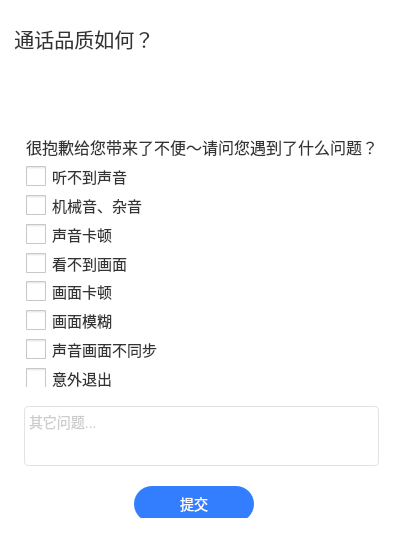
<?xml version="1.0" encoding="UTF-8"?>
<ui version="4.0">
 <class>NESuggestTipWidget</class>
 <widget class="QWidget" name="NESuggestTipWidget">
  <property name="geometry">
   <rect>
    <x>0</x>
    <y>0</y>
    <width>400</width>
    <height>538</height>
   </rect>
  </property>
  <property name="minimumSize">
   <size>
    <width>400</width>
    <height>0</height>
   </size>
  </property>
  <property name="maximumSize">
   <size>
    <width>400</width>
    <height>16777215</height>
   </size>
  </property>
  <property name="windowTitle">
   <string>Form</string>
  </property>
  <property name="styleSheet">
   <string notr="true">background-color: rgb(255, 255, 255);</string>
  </property>
  <layout class="QVBoxLayout" name="verticalLayout_5">
   <property name="spacing">
    <number>6</number>
   </property>
   <property name="leftMargin">
    <number>4</number>
   </property>
   <property name="topMargin">
    <number>24</number>
   </property>
   <property name="rightMargin">
    <number>9</number>
   </property>
   <property name="bottomMargin">
    <number>20</number>
   </property>
   <item>
    <layout class="QVBoxLayout" name="verticalLayout">
     <property name="spacing">
      <number>16</number>
     </property>
     <item>
      <widget class="QLabel" name="label">
       <property name="styleSheet">
        <string notr="true">font-family: PingFangSC-Medium;
font-size: 20px;
color: #333333;</string>
       </property>
       <property name="text">
        <string>  通话品质如何？</string>
       </property>
      </widget>
     </item>
     <item>
      <widget class="QFrame" name="frame_2">
       <property name="frameShape">
        <enum>QFrame::NoFrame</enum>
       </property>
       <property name="frameShadow">
        <enum>QFrame::Raised</enum>
       </property>
       <layout class="QHBoxLayout" name="horizontalLayout">
        <property name="spacing">
         <number>10</number>
        </property>
        <property name="leftMargin">
         <number>20</number>
        </property>
        <property name="topMargin">
         <number>0</number>
        </property>
        <property name="rightMargin">
         <number>0</number>
        </property>
        <property name="bottomMargin">
         <number>0</number>
        </property>
        <item>
         <spacer name="horizontalSpacer">
          <property name="orientation">
           <enum>Qt::Horizontal</enum>
          </property>
          <property name="sizeHint" stdset="0">
           <size>
            <width>13</width>
            <height>47</height>
           </size>
          </property>
         </spacer>
        </item>
        <item>
         <widget class="NEFeedbackButton" name="btnGood" native="true">
          <property name="minimumSize">
           <size>
            <width>171</width>
            <height>50</height>
           </size>
          </property>
          <property name="maximumSize">
           <size>
            <width>171</width>
            <height>50</height>
           </size>
          </property>
          <property name="cursor">
           <cursorShape>PointingHandCursor</cursorShape>
          </property>
          <property name="styleSheet">
           <string notr="true">background-color: transparent;</string>
          </property>
         </widget>
        </item>
        <item>
         <widget class="NEFeedbackButton" name="btnPoor" native="true">
          <property name="minimumSize">
           <size>
            <width>171</width>
            <height>50</height>
           </size>
          </property>
          <property name="maximumSize">
           <size>
            <width>171</width>
            <height>50</height>
           </size>
          </property>
          <property name="cursor">
           <cursorShape>PointingHandCursor</cursorShape>
          </property>
          <property name="styleSheet">
           <string notr="true">background-color: transparent;</string>
          </property>
         </widget>
        </item>
        <item>
         <spacer name="horizontalSpacer_2">
          <property name="orientation">
           <enum>Qt::Horizontal</enum>
          </property>
          <property name="sizeHint" stdset="0">
           <size>
            <width>40</width>
            <height>20</height>
           </size>
          </property>
         </spacer>
        </item>
       </layout>
      </widget>
     </item>
    </layout>
   </item>
   <item>
    <widget class="QStackedWidget" name="stackedWidget">
     <property name="currentIndex">
      <number>1</number>
     </property>
     <widget class="QWidget" name="pageGood">
      <layout class="QVBoxLayout" name="verticalLayout_3">
       <property name="spacing">
        <number>0</number>
       </property>
       <property name="leftMargin">
        <number>0</number>
       </property>
       <property name="topMargin">
        <number>0</number>
       </property>
       <property name="rightMargin">
        <number>0</number>
       </property>
       <property name="bottomMargin">
        <number>0</number>
       </property>
       <item>
        <layout class="QVBoxLayout" name="verticalLayout_2">
         <property name="topMargin">
          <number>30</number>
         </property>
         <item>
          <widget class="QFrame" name="frame_3">
           <property name="styleSheet">
            <string notr="true">background-color: rgb(85, 255, 127);</string>
           </property>
           <property name="frameShape">
            <enum>QFrame::NoFrame</enum>
           </property>
           <property name="frameShadow">
            <enum>QFrame::Raised</enum>
           </property>
           <property name="lineWidth">
            <number>10</number>
           </property>
          </widget>
         </item>
         <item>
          <spacer name="verticalSpacer">
           <property name="orientation">
            <enum>Qt::Vertical</enum>
           </property>
           <property name="sizeHint" stdset="0">
            <size>
             <width>20</width>
             <height>40</height>
            </size>
           </property>
          </spacer>
         </item>
         <item>
          <layout class="QHBoxLayout" name="horizontalLayout_2">
           <property name="spacing">
            <number>8</number>
           </property>
           <item>
            <spacer name="horizontalSpacer_4">
             <property name="orientation">
              <enum>Qt::Horizontal</enum>
             </property>
             <property name="sizeHint" stdset="0">
              <size>
               <width>40</width>
               <height>20</height>
              </size>
             </property>
            </spacer>
           </item>
           <item>
            <widget class="QLabel" name="lblIcon">
             <property name="minimumSize">
              <size>
               <width>24</width>
               <height>24</height>
              </size>
             </property>
             <property name="maximumSize">
              <size>
               <width>24</width>
               <height>24</height>
              </size>
             </property>
             <property name="styleSheet">
              <string notr="true">background-image: url(:/image/smlie-active.svg);</string>
             </property>
             <property name="text">
              <string/>
             </property>
            </widget>
           </item>
           <item>
            <widget class="QLabel" name="label_2">
             <property name="styleSheet">
              <string notr="true">font-family: PingFangSC-Regular;
font-size: 16px;
color: #333333;</string>
             </property>
             <property name="text">
              <string>感谢您的评价～</string>
             </property>
            </widget>
           </item>
           <item>
            <spacer name="horizontalSpacer_3">
             <property name="orientation">
              <enum>Qt::Horizontal</enum>
             </property>
             <property name="sizeHint" stdset="0">
              <size>
               <width>40</width>
               <height>20</height>
              </size>
             </property>
            </spacer>
           </item>
          </layout>
         </item>
         <item>
          <spacer name="verticalSpacer_2">
           <property name="orientation">
            <enum>Qt::Vertical</enum>
           </property>
           <property name="sizeHint" stdset="0">
            <size>
             <width>20</width>
             <height>40</height>
            </size>
           </property>
          </spacer>
         </item>
        </layout>
       </item>
      </layout>
     </widget>
     <widget class="QWidget" name="pagePoor">
      <widget class="QLabel" name="label_3">
       <property name="geometry">
        <rect>
         <x>10</x>
         <y>0</y>
         <width>371</width>
         <height>41</height>
        </rect>
       </property>
       <property name="styleSheet">
        <string notr="true">font-family: PingFangSC-Medium;
font-size: 16px;
color: #333333;
padding-left: 8px;</string>
       </property>
       <property name="text">
        <string>很抱歉给您带来了不便～请问您遇到了什么问题？</string>
       </property>
      </widget>
      <widget class="QTextEdit" name="textEdit">
       <property name="geometry">
        <rect>
         <x>10</x>
         <y>280</y>
         <width>365</width>
         <height>60</height>
        </rect>
       </property>
       <property name="minimumSize">
        <size>
         <width>365</width>
         <height>60</height>
        </size>
       </property>
       <property name="maximumSize">
        <size>
         <width>365</width>
         <height>60</height>
        </size>
       </property>
       <property name="styleSheet">
        <string notr="true">font-size: 14px;
color: #999999;
border: 1px solid #E1E3E6;
border-radius: 4px;
margin-left: 10px;</string>
       </property>
       <property name="placeholderText">
        <string>其它问题...</string>
       </property>
      </widget>
      <widget class="QPushButton" name="btnSave">
       <property name="geometry">
        <rect>
         <x>130</x>
         <y>360</y>
         <width>120</width>
         <height>36</height>
        </rect>
       </property>
       <property name="minimumSize">
        <size>
         <width>120</width>
         <height>36</height>
        </size>
       </property>
       <property name="maximumSize">
        <size>
         <width>120</width>
         <height>36</height>
        </size>
       </property>
       <property name="cursor">
        <cursorShape>PointingHandCursor</cursorShape>
       </property>
       <property name="styleSheet">
        <string notr="true">background: #337EFF;
border-radius: 18px;
font-family: PingFangSC-Regular;
font-size: 14px;
color: #FFFFFF;</string>
       </property>
       <property name="text">
        <string>提交</string>
       </property>
      </widget>
      <widget class="QFrame" name="frame">
       <property name="geometry">
        <rect>
         <x>0</x>
         <y>40</y>
         <width>381</width>
         <height>221</height>
        </rect>
       </property>
       <property name="frameShape">
        <enum>QFrame::NoFrame</enum>
       </property>
       <property name="frameShadow">
        <enum>QFrame::Raised</enum>
       </property>
       <layout class="QVBoxLayout" name="verticalLayout_4">
        <property name="spacing">
         <number>9</number>
        </property>
        <property name="leftMargin">
         <number>22</number>
        </property>
        <property name="topMargin">
         <number>0</number>
        </property>
        <property name="rightMargin">
         <number>0</number>
        </property>
        <property name="bottomMargin">
         <number>0</number>
        </property>
        <item>
         <widget class="QCheckBox" name="cBNoVoice">
          <property name="minimumSize">
           <size>
            <width>0</width>
            <height>20</height>
           </size>
          </property>
          <property name="maximumSize">
           <size>
            <width>16777215</width>
            <height>20</height>
           </size>
          </property>
          <property name="cursor">
           <cursorShape>PointingHandCursor</cursorShape>
          </property>
          <property name="styleSheet">
           <string notr="true">QCheckBox{
	font-family: PingFangSC-Regular;
	font-size: 15px;
	color: #333333;
}

QCheckBox::indicator {
    min-width:20px;
    min-height:20px;
    max-width:20px;
    max-height:20px;
}

QCheckBox::indicator:unchecked
{
	border-image: url(:/image/normal.png);
}

QCheckBox::indicator:checked
{
   
	border-image: url(:/image/check.png);
}</string>
          </property>
          <property name="text">
           <string>听不到声音</string>
          </property>
         </widget>
        </item>
        <item>
         <widget class="QCheckBox" name="cBMurVoice">
          <property name="minimumSize">
           <size>
            <width>0</width>
            <height>20</height>
           </size>
          </property>
          <property name="maximumSize">
           <size>
            <width>16777215</width>
            <height>20</height>
           </size>
          </property>
          <property name="cursor">
           <cursorShape>PointingHandCursor</cursorShape>
          </property>
          <property name="styleSheet">
           <string notr="true">QCheckBox{
	font-family: PingFangSC-Regular;
	font-size: 15px;
	color: #333333;
}

QCheckBox::indicator {
    min-width:20px;
    min-height:20px;
    max-width:20px;
    max-height:20px;
}

QCheckBox::indicator:unchecked
{
	border-image: url(:/image/normal.png);
}

QCheckBox::indicator:checked
{
   
	border-image: url(:/image/check.png);
}</string>
          </property>
          <property name="text">
           <string>机械音、杂音</string>
          </property>
         </widget>
        </item>
        <item>
         <widget class="QCheckBox" name="cBCatonVoice">
          <property name="minimumSize">
           <size>
            <width>0</width>
            <height>20</height>
           </size>
          </property>
          <property name="maximumSize">
           <size>
            <width>16777215</width>
            <height>20</height>
           </size>
          </property>
          <property name="cursor">
           <cursorShape>PointingHandCursor</cursorShape>
          </property>
          <property name="styleSheet">
           <string notr="true">QCheckBox{
	font-family: PingFangSC-Regular;
	font-size: 15px;
	color: #333333;
}

QCheckBox::indicator {
    min-width:20px;
    min-height:20px;
    max-width:20px;
    max-height:20px;
}

QCheckBox::indicator:unchecked
{
	border-image: url(:/image/normal.png);
}

QCheckBox::indicator:checked
{
   
	border-image: url(:/image/check.png);
}</string>
          </property>
          <property name="text">
           <string>声音卡顿</string>
          </property>
         </widget>
        </item>
        <item>
         <widget class="QCheckBox" name="cBNoVideo">
          <property name="minimumSize">
           <size>
            <width>0</width>
            <height>20</height>
           </size>
          </property>
          <property name="maximumSize">
           <size>
            <width>16777215</width>
            <height>20</height>
           </size>
          </property>
          <property name="cursor">
           <cursorShape>PointingHandCursor</cursorShape>
          </property>
          <property name="styleSheet">
           <string notr="true">QCheckBox{
	font-family: PingFangSC-Regular;
	font-size: 15px;
	color: #333333;
}

QCheckBox::indicator {
    min-width:20px;
    min-height:20px;
    max-width:20px;
    max-height:20px;
}

QCheckBox::indicator:unchecked
{
	border-image: url(:/image/normal.png);
}

QCheckBox::indicator:checked
{
   
	border-image: url(:/image/check.png);
}</string>
          </property>
          <property name="text">
           <string>看不到画面</string>
          </property>
         </widget>
        </item>
        <item>
         <widget class="QCheckBox" name="cBCatonVideo">
          <property name="minimumSize">
           <size>
            <width>0</width>
            <height>20</height>
           </size>
          </property>
          <property name="maximumSize">
           <size>
            <width>16777215</width>
            <height>20</height>
           </size>
          </property>
          <property name="cursor">
           <cursorShape>PointingHandCursor</cursorShape>
          </property>
          <property name="styleSheet">
           <string notr="true">QCheckBox{
	font-family: PingFangSC-Regular;
	font-size: 15px;
	color: #333333;
}

QCheckBox::indicator {
    min-width:20px;
    min-height:20px;
    max-width:20px;
    max-height:20px;
}

QCheckBox::indicator:unchecked
{
	border-image: url(:/image/normal.png);
}

QCheckBox::indicator:checked
{
   
	border-image: url(:/image/check.png);
}</string>
          </property>
          <property name="text">
           <string>画面卡顿</string>
          </property>
         </widget>
        </item>
        <item>
         <widget class="QCheckBox" name="cBBlurredVideo">
          <property name="minimumSize">
           <size>
            <width>0</width>
            <height>20</height>
           </size>
          </property>
          <property name="maximumSize">
           <size>
            <width>16777215</width>
            <height>20</height>
           </size>
          </property>
          <property name="cursor">
           <cursorShape>PointingHandCursor</cursorShape>
          </property>
          <property name="styleSheet">
           <string notr="true">QCheckBox{
	font-family: PingFangSC-Regular;
	font-size: 15px;
	color: #333333;
}

QCheckBox::indicator {
    min-width:20px;
    min-height:20px;
    max-width:20px;
    max-height:20px;
}

QCheckBox::indicator:unchecked
{
	border-image: url(:/image/normal.png);
}

QCheckBox::indicator:checked
{
   
	border-image: url(:/image/check.png);
}
</string>
          </property>
          <property name="text">
           <string>画面模糊</string>
          </property>
          <property name="iconSize">
           <size>
            <width>20</width>
            <height>20</height>
           </size>
          </property>
         </widget>
        </item>
        <item>
         <widget class="QCheckBox" name="cBNoAsyn">
          <property name="minimumSize">
           <size>
            <width>0</width>
            <height>20</height>
           </size>
          </property>
          <property name="maximumSize">
           <size>
            <width>16777215</width>
            <height>20</height>
           </size>
          </property>
          <property name="cursor">
           <cursorShape>PointingHandCursor</cursorShape>
          </property>
          <property name="styleSheet">
           <string notr="true">QCheckBox{
	font-family: PingFangSC-Regular;
	font-size: 15px;
	color: #333333;
}

QCheckBox::indicator {
    min-width:20px;
    min-height:20px;
    max-width:20px;
    max-height:20px;
}

QCheckBox::indicator:unchecked
{
	border-image: url(:/image/normal.png);
}

QCheckBox::indicator:checked
{
   
	border-image: url(:/image/check.png);
}</string>
          </property>
          <property name="text">
           <string>声音画面不同步</string>
          </property>
         </widget>
        </item>
        <item>
         <widget class="QCheckBox" name="cBCrashExit">
          <property name="minimumSize">
           <size>
            <width>0</width>
            <height>20</height>
           </size>
          </property>
          <property name="maximumSize">
           <size>
            <width>16777215</width>
            <height>20</height>
           </size>
          </property>
          <property name="cursor">
           <cursorShape>PointingHandCursor</cursorShape>
          </property>
          <property name="styleSheet">
           <string notr="true">QCheckBox{
	font-family: PingFangSC-Regular;
	font-size: 15px;
	color: #333333;
}

QCheckBox::indicator {
    min-width:20px;
    min-height:20px;
    max-width:20px;
    max-height:20px;
}

QCheckBox::indicator:unchecked
{
	border-image: url(:/image/normal.png);
}

QCheckBox::indicator:checked
{
   
	border-image: url(:/image/check.png);
}</string>
          </property>
          <property name="text">
           <string>意外退出</string>
          </property>
         </widget>
        </item>
       </layout>
      </widget>
     </widget>
    </widget>
   </item>
  </layout>
 </widget>
 <customwidgets>
  <customwidget>
   <class>NEFeedbackButton</class>
   <extends>QWidget</extends>
   <header location="global">view/NEFeedbackButton.h</header>
   <container>1</container>
  </customwidget>
 </customwidgets>
 <resources/>
 <connections/>
</ui>
